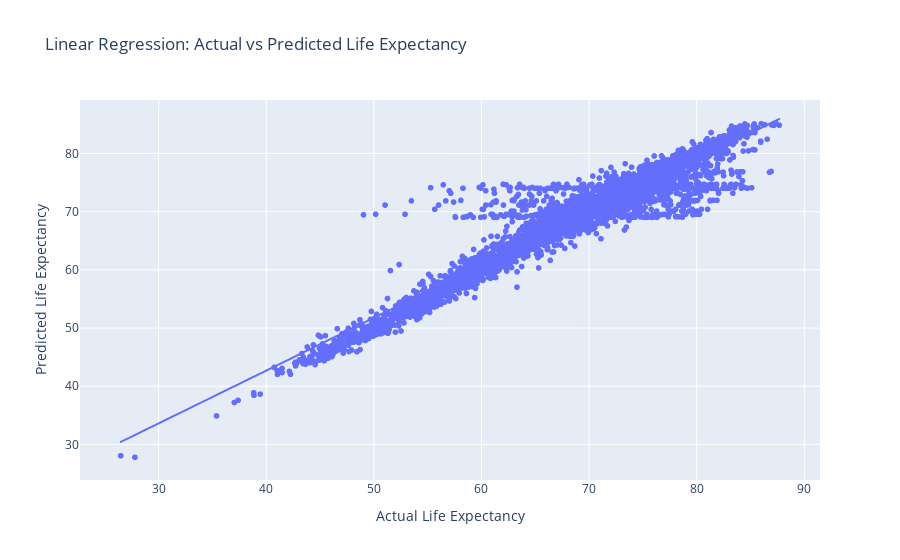

Notebook cell for this chart:
### Code cell
# Actual vs Predicted

results = pd.DataFrame({
    "Actual": y_test,
    "Predicted": y_pred
})

fig = px.scatter(
    results,
    x = "Actual",
    y = "Predicted",
    title = "Linear Regression: Actual vs Predicted Life Expectancy",
    trendline = "ols",
    labels = {"Actual": "Actual Life Expectancy", "Predicted": "Predicted Life Expectancy"}
)

fig.show()

# Save the interactive HTML
html_path = "../global_health/web/assets/img/plots/linear_actual_vs_predicted.html"
plot(fig, filename=html_path, auto_open=False)

### Figure 1 — Plotly figure (JSON) as saved in the notebook; plotly's stock layout.template omitted (floating-point values rounded to 4 significant figures; data arrays with more than 128 entries replaced by an {"elided": "..."} marker saying what was removed)
{"data": [{"hovertemplate": "Actual Life Expectancy=%{x}<br>Predicted Life Expectancy=%{y}<extra></extra>", "legendgroup": "", "marker": {"color": "#636efa", "symbol": "circle"}, "mode": "markers", "name": "", "showlegend": false, "type": "scattergl", "x": {"elided": "4410 float values"}, "xaxis": "x", "y": {"elided": "4410 float values"}, "yaxis": "y"}, {"hovertemplate": "<b>OLS trendline</b><br>Predicted = 0.907247 * Actual + 6.39777<br>R<sup>2</sup>=0.917796<br><br>Actual Life Expectancy=%{x}<br>Predicted Life Expectancy=%{y} <b>(trend)</b><extra></extra>", "legendgroup": "", "marker": {"color": "#636efa", "symbol": "circle"}, "mode": "lines", "name": "", "showlegend": false, "type": "scattergl", "x": {"elided": "4410 float values"}, "xaxis": "x", "y": {"elided": "4410 float values"}, "yaxis": "y"}], "layout": {"legend": {"tracegroupgap": 0}, "title": {"text": "Linear Regression: Actual vs Predicted Life Expectancy"}, "xaxis": {"anchor": "y", "domain": [0, 1], "title": {"text": "Actual Life Expectancy"}}, "yaxis": {"anchor": "x", "domain": [0, 1], "title": {"text": "Predicted Life Expectancy"}}}}
